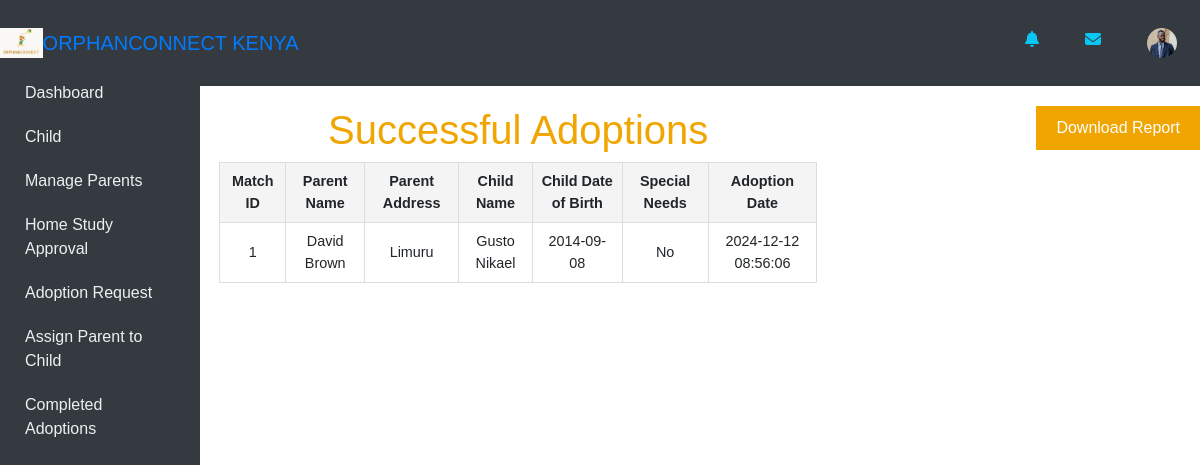
The page /successful_adoption.php on the database its author committed.
### tables this page shows
CREATE TABLE `matches` (
  `match_id` int(11) NOT NULL,
  `parent_id` int(11) NOT NULL,
  `child_id` int(11) NOT NULL,
  `date_assigned` datetime NOT NULL
);

CREATE TABLE `prospective_parents` (
  `parent_id` int(11) NOT NULL,
  `user_id` int(11) DEFAULT NULL,
  `full_name` varchar(100) NOT NULL,
  `home_address` varchar(255) DEFAULT NULL,
  `occupation` varchar(100) DEFAULT NULL,
  `marital_status` enum('single','married','divorced','widowed') NOT NULL,
  `home_study_status` enum('in-process','approved','rejected') DEFAULT NULL,
  `preferences` text DEFAULT NULL,
  `date_of_birth` date NOT NULL,
  `status` enum('pending','accepted','rejected','submitted') DEFAULT NULL
);

CREATE TABLE `children` (
  `child_id` int(11) NOT NULL,
  `full_name` varchar(100) NOT NULL,
  `date_of_birth` date NOT NULL,
  `gender` enum('male','female','other') NOT NULL,
  `medical_history` text DEFAULT NULL,
  `psychological_history` text DEFAULT NULL,
  `education_level` varchar(50) DEFAULT NULL,
  `current_orphanage_id` int(11) DEFAULT NULL,
  `status` enum('available for adoption','in-process','adopted') NOT NULL,
  `blood_group` varchar(5) DEFAULT NULL,
  `image_path` varchar(255) DEFAULT NULL,
  `date_found` date DEFAULT NULL,
  `city_found` varchar(100) DEFAULT NULL,
  `disability` enum('yes','no') DEFAULT NULL,
  `allergies` enum('yes','no') DEFAULT NULL,
  `disability_description` text DEFAULT NULL,
  `notes` text DEFAULT NULL,
  `social_worker_id` int(11) DEFAULT NULL
);

### successful_adoption.php (the view, shortened to what this page needs)
<?php
require_once 'connection.php';
$adoptions_query = "
    SELECT
        m.match_id,
        p.full_name AS parent_name,
        p.home_address AS parent_address,
        c.full_name AS child_name,
        c.date_of_birth AS child_dob,
        c.disability AS child_special_needs,
        m.date_assigned AS adoption_date
    FROM
        matches m
    INNER JOIN
        prospective_parents p ON m.parent_id = p.parent_id
    INNER JOIN
        children c ON m.child_id = c.child_id
    ORDER BY
        m.date_assigned DESC";
$adoptions_result = $conn->query($adoptions_query);
include "nav/header.php";
?>
<!DOCTYPE html>
<html lang="en">
<head>
    <link rel="stylesheet" href="styles.css">
</head>
<body>
    <div class="content">
        <h1 style="color:#f0a500">Successful Adoptions</h1>
        <?php if ($adoptions_result->num_rows > 0): ?>
            <table>
                <thead>
                    <tr>
                        <th>Match ID</th>
                        <th>Parent Name</th>
                        <th>Parent Address</th>
                        <th>Child Name</th>
                        <th>Child Date of Birth</th>
                        <th>Special Needs</th>
                        <th>Adoption Date</th>
                    </tr>
                </thead>
                <tbody>
                    <?php while ($adoption = $adoptions_result->fetch_assoc()): ?>
                        <tr>
                            <td><?= htmlspecialchars($adoption['match_id']); ?></td>
                            <td><?= htmlspecialchars($adoption['parent_name']); ?></td>
                            <td><?= htmlspecialchars($adoption['parent_address']); ?></td>
                            <td><?= htmlspecialchars($adoption['child_name']); ?></td>
                            <td><?= htmlspecialchars($adoption['child_dob']); ?></td>
                            <td><?= htmlspecialchars($adoption['child_special_needs'] === 'yes' ? 'Yes' : 'No'); ?></td>
                            <td><?= htmlspecialchars($adoption['adoption_date']); ?></td>
                        </tr>
                    <?php endwhile; ?>
                </tbody>
            </table>
        <?php else: ?>
            <p style="text-align: center;">No successful adoptions to display.</p>
        <?php endif; ?>
    </div>
<div style="text-align: center; margin-bottom: 20px;">
    <form action="download_report.php" method="POST">
        <button type="submit" name="download_report" style="padding: 10px 20px; background-color: #f0a500; color: white; border: none; cursor: pointer;">
            Download Report
        </button>
    </form>
</div>
</body>
</html>

### style.css (style rules this page uses)
* { margin: 0; padding: 0; box-sizing: border-box; }
body { display: flex; flex-direction: column; min-height: 100vh; font-family: Arial, sans-serif; }

### styles.css (style rules this page uses)
body { font-family: Arial, sans-serif; margin: 0; padding: 0; display: flex; flex-direction: column; min-height: 100vh; }
h1 { text-align: center; }
table { width: 100%; border-collapse: collapse; margin: 20px 0; }
table, th, td { border: 1px solid black; }
th, td { padding: 10px; text-align: left; }
form { margin: 20px 0; }

### successful_adoption.php (style rules this page uses)
body { margin: 0; display: flex; min-height: 100vh; }
.content { flex-grow: 1; padding: 20px; }
h1 { text-align: center; }
table { border-collapse: collapse; width: 60%; margin: 0 auto; }
th, td { border: 1px solid #ddd; padding: 8px; text-align: center; font-size: 0.9em; }
th { background-color: #f4f4f4; }

### rows shown on the page
matches: match_id "1", parent.full_name "David Brown", parent.home_address "Limuru", child.full_name "Gusto Nikael", child.date_of_birth "2014-09-08", child.disability "No", date_assigned "2024-12-12 08:56:06"
